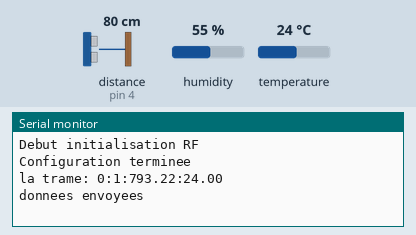
A sketch run on a simulated Arduino Uno, built with avr-gcc and run on an emulated ATmega328P. On the bench: the last lines printed to the serial monitor. Wiring (inferred from the names in the program): ultrasonic range finder: trigger pin 3; echo pin 4. The test bench sets the inputs (shaded band); at power-on: distance to the obstacle (sensor on pin 4) 80 cm, humidity 55 %, temperature 24 °C. The echo pulse lasts 58.3 µs per cm; no radio packets arrive unless stated.

Above: at 3.8 s.
3.9 s: distance to the obstacle (sensor on pin 4) set to 2 cm
At 5.6 s:
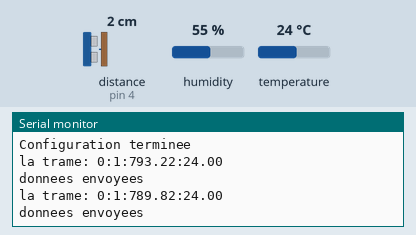
7.8 s: humidity set to 40 %
At 9.3 s:
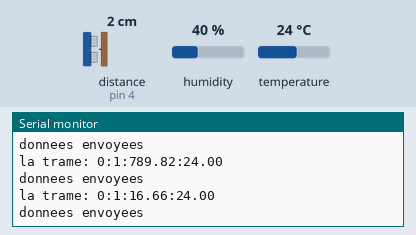
11.7 s: temperature set to 12 °C
At 14.5 s:
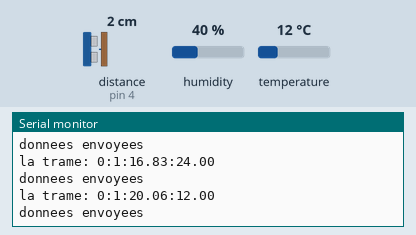
15.6 s: distance to the obstacle (sensor on pin 4) set to 4 cm
At 18.4 s:
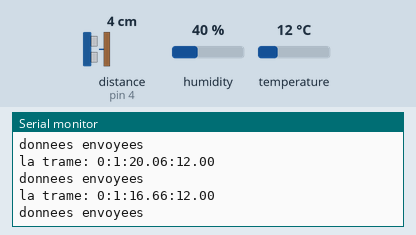
19.5 s: humidity set to 22 %
At 21.0 s:
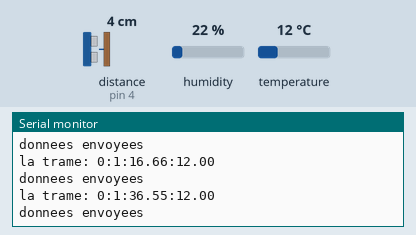
Timing chart, 0 to 22.5 s (numbered marks = the images above; inputs shaded):
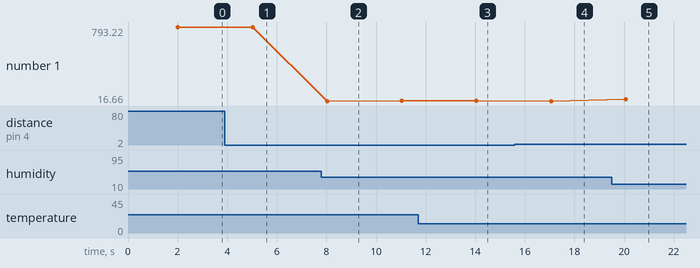

The sketch:

RailMonitoring_V1.ino
```cpp
#include "DHT.h"
#include <SPI.h>
#include <RH_RF95.h>
#include "encrypt.h"

#define ADD 1
#define TYPE 0


DHT dht;

RH_RF95 rf95;
float frequency = 868.0;
ENCRYPT encrypt_decrypt;
unsigned char encryptkey[16]={0x01,0x23,0x45,0x67,0x89,0xAB,0xCD,0xEF,0x01,0x23,0x45,0x67,0x89,0xAB,0xCD,0xEF};


//Ultrasound Sensor
int trig = 3;
int echo = 4;

//DHT pin
int pinDHT = 5;
/* Vitesse du son dans l'air en mm/us */
const float SOUND_SPEED = 340.0 / 1000;

void setup()
{
  Serial.begin(9600);
  initRF();
  pinMode(trig, OUTPUT);
  digitalWrite(trig, LOW);
  pinMode(echo, INPUT);
  dht.setup(pinDHT);


}

void loop()
{
String trame = getTrame();
//Serial.println(trame);
sendPacket(trame);
  delay(1000);
}

void initRF(){
  Serial.println(F("Debut initialisation RF"));
  if (!rf95.init())
    Serial.println("init failed");
   // Setup ISM frequency
  rf95.setFrequency(frequency);
  // Setup Power,dBm
  rf95.setTxPower(13);
  // Defaults after init are 434.0MHz, 13dBm, Bw = 125 kHz, Cr = 4/5, Sf = 128chips/symbol, CRC on

  Serial.println("Configuration terminee");
}

void sendPacket(String paquet){
  int len = paquet.length()+1;
  char buff[len];
  //Serial.println(paquet);
  paquet.toCharArray(buff, len);
  encrypt_decrypt.btea(buff, len, encryptkey);
  //Serial.println("chiffrement");
  rf95.send(buff, len);
  Serial.println("donnees envoyees");

}

float getDistanceFromUltraSound(){
  long lecture_echo;
  float mm;
  digitalWrite(trig, HIGH);
  delayMicroseconds(10);
  digitalWrite(trig, LOW);
  lecture_echo = pulseIn(echo, HIGH);
  mm = lecture_echo /  2.0 * SOUND_SPEED;
  return mm;
}

float getTemperatureFromDHT(){
   delay(dht.getMinimumSamplingPeriod());
   float temperature = dht.getTemperature();
   return temperature;
}

String getTrame(){
  float mm= getDistanceFromUltraSound();
  float ma = getTemperatureFromDHT();
  String trame="";
  trame+=TYPE;
  trame+=":";
  trame+=ADD;
  trame+=":";
  trame+=String(mm, 2);
  trame+=":";
  trame+=String(ma, 2);
  Serial.print("la trame: ");
  Serial.println(trame);
  return trame;
}
```

encrypt.cpp
```cpp
 /*
  example: Encryption C file base on  https://en.wikipedia.org/wiki/XXTEA

  modified 16 Jan 2017
  by Dragino Tech <support@dragino.com>
  Dragino Technology Co., Limited
*/

 #include "encrypt.h"

 #define DELTA 0x9e3779b9
 #define MX (((z>>5^y<<2) + (y>>3^z<<4)) ^ ((sum^y) + (key[(p&3)^e] ^ z)))


 void ENCRYPT::btea(uint8_t *v, int n, uint8_t const key[16]) {
    uint8_t y, z, sum;
    unsigned p, rounds, e;
    if (n > 1) {          /* Coding Part */
      rounds = 6 + 52/n;
      sum = 0;
      z = v[n-1];
      do {
        sum += DELTA;
        e = (sum >> 2) & 3;
        for (p=0; p<n-1; p++) {
          y = v[p+1];
          z = v[p] += MX;
        }
        y = v[0];
        z = v[n-1] += MX;
      } while (--rounds);
    } else if (n < -1) {  /* Decoding Part */
      n = -n;
      rounds = 6 + 52/n;
      sum = rounds*DELTA;
      y = v[0];
      do {
        e = (sum >> 2) & 3;
        for (p=n-1; p>0; p--) {
          z = v[p-1];
          y = v[p] -= MX;
        }
        z = v[n-1];
        y = v[0] -= MX;
        sum -= DELTA;
      } while (--rounds);
    }
  }
```

encrypt.h
```cpp
#ifndef encrypt_h
#define  encrypt_h


#if defined(ARDUINO) && (ARDUINO >= 100)
#include <Arduino.h>
#else
#include <WProgram.h>
#endif


class ENCRYPT
{
public:

   unsigned char key[16]={0};
   void btea(uint8_t *v, int n, uint8_t const key[16]) ;
};
#endif
```

Measured:
- after the input at 11.7 s, the serial monitor: prints a new line after 2.4 s (image 3)
- plotted number 1: 16.66 → 36.72 after the input at 19.5 s
